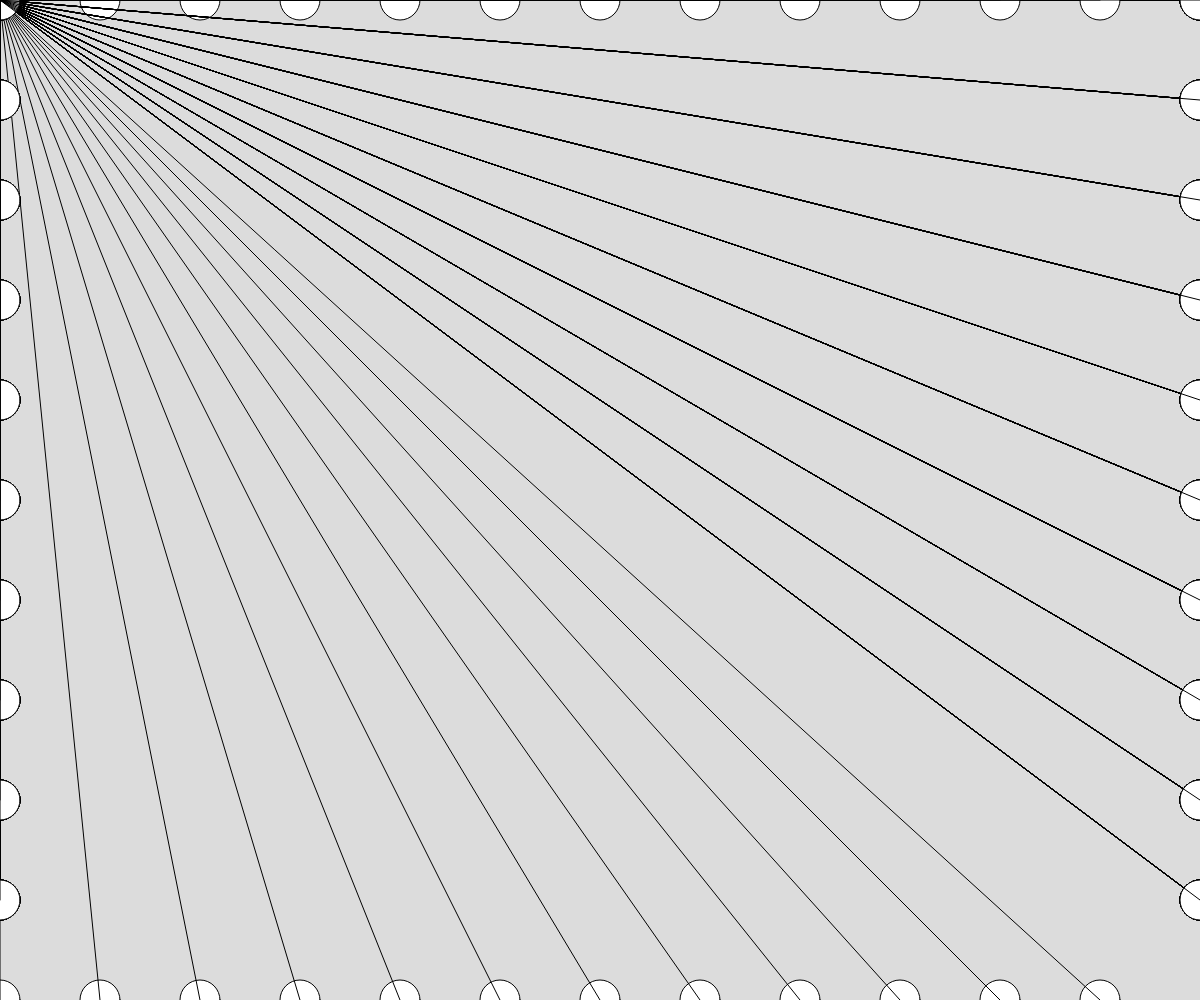
Frame 1 (no input)
Frame 60 (no input): identical to frame 1, image omitted
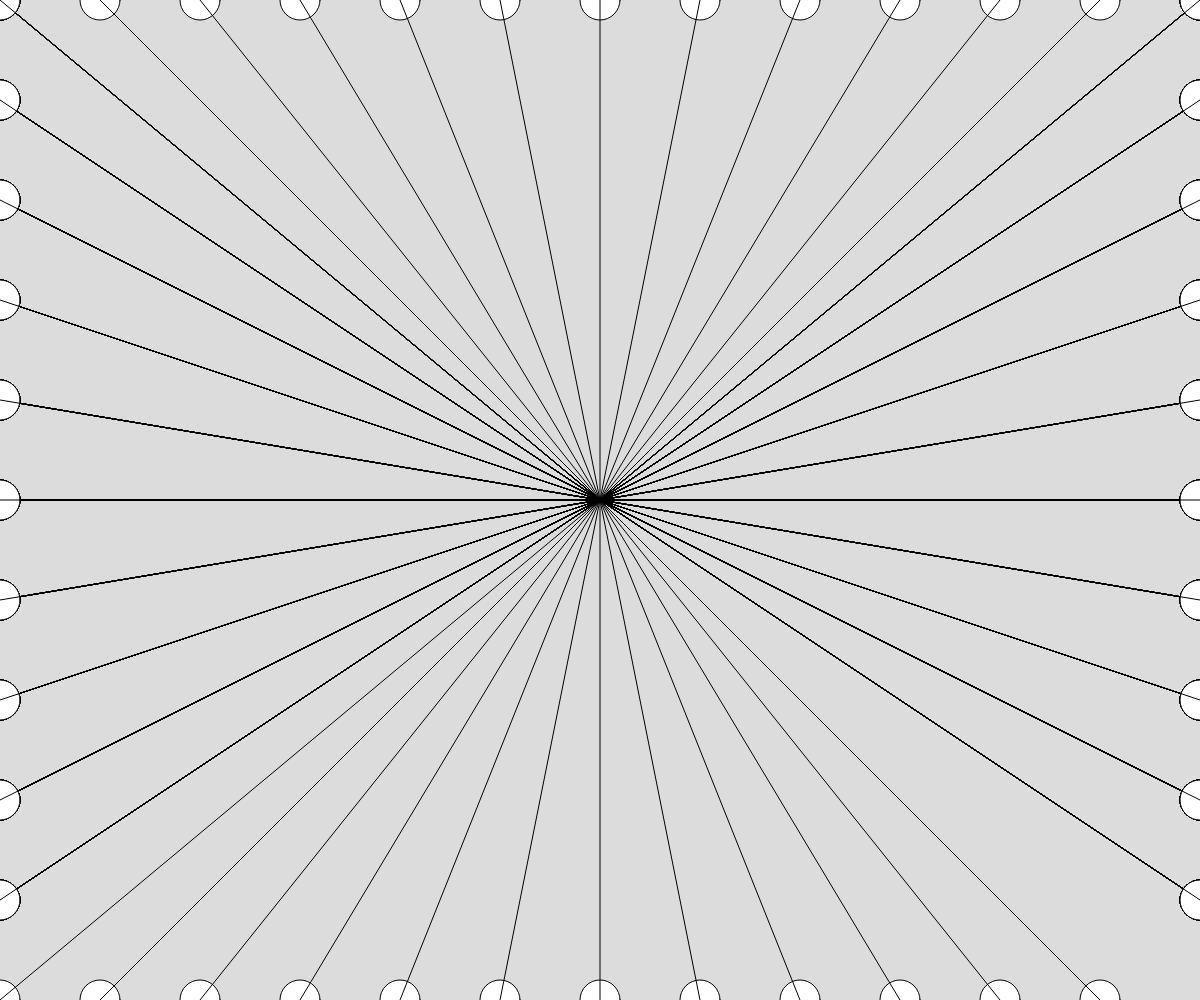
Frame 120 (the mouse pressed at the canvas centre since frame 60)

The p5.js sketch that drew these frames (run headless with seeded random() and noise() and a simulated clock; from frame 60 on, the mouse is pressed at the canvas centre):

// p5.js sketch
// ── sketch.js
// Project Title
// Your Name
// Date
//
// Extra for Experts:
// - describe what you did to take this project "above and beyond"


function setup() {
  createCanvas(windowWidth, windowHeight);
}

function draw() {
  background(220);
  drawCircles();
}

function drawCircles(){
  for(let x = 0; x < windowWidth; x = x+ 100){
    circle(x, 0, 40);
    line(x,0,mouseX, mouseY);
    circle(x, windowHeight, 40);
    line(x, windowHeight, mouseX, mouseY);
    for(let y = 0; y < windowHeight; y = y + 100) {
      circle(0,y,40);
      line(0, y, mouseX, mouseY);
      circle(windowWidth,y,40);
      line(windowWidth, y, mouseX, mouseY);
    }
  }
}
